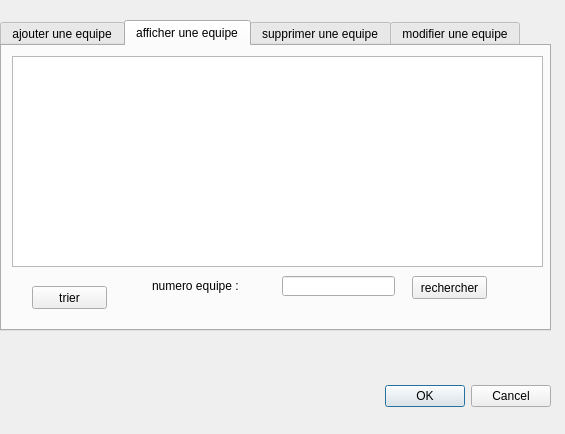
<?xml version="1.0" encoding="UTF-8"?>
<ui version="4.0">
 <class>gestion_des_equipes</class>
 <widget class="QDialog" name="gestion_des_equipes">
  <property name="geometry">
   <rect>
    <x>0</x>
    <y>0</y>
    <width>565</width>
    <height>434</height>
   </rect>
  </property>
  <property name="windowTitle">
   <string>Dialog</string>
  </property>
  <widget class="QDialogButtonBox" name="buttonBox">
   <property name="geometry">
    <rect>
     <x>210</x>
     <y>380</y>
     <width>341</width>
     <height>32</height>
    </rect>
   </property>
   <property name="orientation">
    <enum>Qt::Horizontal</enum>
   </property>
   <property name="standardButtons">
    <set>QDialogButtonBox::Cancel|QDialogButtonBox::Ok</set>
   </property>
  </widget>
  <widget class="QLabel" name="label">
   <property name="geometry">
    <rect>
     <x>0</x>
     <y>0</y>
     <width>561</width>
     <height>431</height>
    </rect>
   </property>
   <property name="text">
    <string/>
   </property>
   <property name="pixmap">
    <pixmap>../wael/mg_8912.jpg</pixmap>
   </property>
  </widget>
  <widget class="QTabWidget" name="tabWidget">
   <property name="geometry">
    <rect>
     <x>0</x>
     <y>20</y>
     <width>551</width>
     <height>311</height>
    </rect>
   </property>
   <property name="currentIndex">
    <number>1</number>
   </property>
   <widget class="QWidget" name="tab">
    <attribute name="title">
     <string>ajouter une equipe</string>
    </attribute>
    <widget class="QLabel" name="label_5">
     <property name="geometry">
      <rect>
       <x>40</x>
       <y>110</y>
       <width>81</width>
       <height>20</height>
      </rect>
     </property>
     <property name="text">
      <string>ID_P</string>
     </property>
    </widget>
    <widget class="QLabel" name="label_2">
     <property name="geometry">
      <rect>
       <x>40</x>
       <y>20</y>
       <width>101</width>
       <height>20</height>
      </rect>
     </property>
     <property name="text">
      <string>numero equipe :</string>
     </property>
    </widget>
    <widget class="QLabel" name="label_3">
     <property name="geometry">
      <rect>
       <x>40</x>
       <y>50</y>
       <width>111</width>
       <height>20</height>
      </rect>
     </property>
     <property name="text">
      <string>responsable equipe :</string>
     </property>
    </widget>
    <widget class="QPushButton" name="pushButton_8">
     <property name="geometry">
      <rect>
       <x>440</x>
       <y>240</y>
       <width>91</width>
       <height>31</height>
      </rect>
     </property>
     <property name="font">
      <font>
       <pointsize>11</pointsize>
      </font>
     </property>
     <property name="text">
      <string>Confirmer</string>
     </property>
    </widget>
    <widget class="QLabel" name="label_4">
     <property name="geometry">
      <rect>
       <x>40</x>
       <y>80</y>
       <width>111</width>
       <height>20</height>
      </rect>
     </property>
     <property name="text">
      <string>nature de l''equipe :</string>
     </property>
    </widget>
    <widget class="QLineEdit" name="lineEdit">
     <property name="geometry">
      <rect>
       <x>200</x>
       <y>20</y>
       <width>113</width>
       <height>20</height>
      </rect>
     </property>
    </widget>
    <widget class="QLineEdit" name="lineEdit_2">
     <property name="geometry">
      <rect>
       <x>200</x>
       <y>50</y>
       <width>113</width>
       <height>20</height>
      </rect>
     </property>
    </widget>
    <widget class="QLineEdit" name="lineEdit_3">
     <property name="geometry">
      <rect>
       <x>200</x>
       <y>80</y>
       <width>113</width>
       <height>20</height>
      </rect>
     </property>
    </widget>
    <widget class="QLineEdit" name="lineEdit_4">
     <property name="geometry">
      <rect>
       <x>200</x>
       <y>110</y>
       <width>113</width>
       <height>20</height>
      </rect>
     </property>
    </widget>
    <zorder>label_2</zorder>
    <zorder>label_5</zorder>
    <zorder>pushButton_8</zorder>
    <zorder>label_4</zorder>
    <zorder>label_3</zorder>
    <zorder>lineEdit</zorder>
    <zorder>lineEdit_2</zorder>
    <zorder>lineEdit_3</zorder>
    <zorder>lineEdit_4</zorder>
   </widget>
   <widget class="QWidget" name="tab_2">
    <attribute name="title">
     <string>afficher une equipe</string>
    </attribute>
    <widget class="QTableView" name="tabequipe">
     <property name="geometry">
      <rect>
       <x>10</x>
       <y>10</y>
       <width>531</width>
       <height>211</height>
      </rect>
     </property>
    </widget>
    <widget class="QPushButton" name="pushButton">
     <property name="geometry">
      <rect>
       <x>410</x>
       <y>230</y>
       <width>75</width>
       <height>23</height>
      </rect>
     </property>
     <property name="text">
      <string>rechercher</string>
     </property>
    </widget>
    <widget class="QLineEdit" name="lineEdit_5">
     <property name="geometry">
      <rect>
       <x>280</x>
       <y>230</y>
       <width>113</width>
       <height>20</height>
      </rect>
     </property>
    </widget>
    <widget class="QLabel" name="label_6">
     <property name="geometry">
      <rect>
       <x>150</x>
       <y>230</y>
       <width>111</width>
       <height>20</height>
      </rect>
     </property>
     <property name="text">
      <string>numero equipe :</string>
     </property>
    </widget>
    <widget class="QPushButton" name="pushButton_2">
     <property name="geometry">
      <rect>
       <x>30</x>
       <y>240</y>
       <width>75</width>
       <height>23</height>
      </rect>
     </property>
     <property name="text">
      <string>trier</string>
     </property>
    </widget>
   </widget>
   <widget class="QWidget" name="tab_3">
    <attribute name="title">
     <string>supprimer une equipe</string>
    </attribute>
    <widget class="QLabel" name="label_7">
     <property name="geometry">
      <rect>
       <x>100</x>
       <y>110</y>
       <width>101</width>
       <height>20</height>
      </rect>
     </property>
     <property name="text">
      <string>numero equipe :</string>
     </property>
    </widget>
    <widget class="QLineEdit" name="lineEdit_9">
     <property name="geometry">
      <rect>
       <x>220</x>
       <y>110</y>
       <width>113</width>
       <height>20</height>
      </rect>
     </property>
    </widget>
    <widget class="QPushButton" name="pushButton_10">
     <property name="geometry">
      <rect>
       <x>390</x>
       <y>150</y>
       <width>91</width>
       <height>31</height>
      </rect>
     </property>
     <property name="font">
      <font>
       <pointsize>11</pointsize>
      </font>
     </property>
     <property name="text">
      <string>supprimer</string>
     </property>
    </widget>
   </widget>
   <widget class="QWidget" name="tab_4">
    <attribute name="title">
     <string>modifier une equipe</string>
    </attribute>
    <widget class="QPushButton" name="pushButton_11">
     <property name="geometry">
      <rect>
       <x>380</x>
       <y>160</y>
       <width>91</width>
       <height>31</height>
      </rect>
     </property>
     <property name="font">
      <font>
       <pointsize>11</pointsize>
      </font>
     </property>
     <property name="text">
      <string>modifier</string>
     </property>
    </widget>
    <widget class="QLabel" name="label_13">
     <property name="geometry">
      <rect>
       <x>90</x>
       <y>30</y>
       <width>101</width>
       <height>20</height>
      </rect>
     </property>
     <property name="text">
      <string>numero equipe :</string>
     </property>
    </widget>
    <widget class="QLineEdit" name="lineEdit_12">
     <property name="geometry">
      <rect>
       <x>250</x>
       <y>30</y>
       <width>113</width>
       <height>20</height>
      </rect>
     </property>
    </widget>
    <widget class="QLabel" name="label_14">
     <property name="geometry">
      <rect>
       <x>90</x>
       <y>120</y>
       <width>81</width>
       <height>20</height>
      </rect>
     </property>
     <property name="text">
      <string>ID_P</string>
     </property>
    </widget>
    <widget class="QLineEdit" name="lineEdit_13">
     <property name="geometry">
      <rect>
       <x>250</x>
       <y>60</y>
       <width>113</width>
       <height>20</height>
      </rect>
     </property>
    </widget>
    <widget class="QLabel" name="label_15">
     <property name="geometry">
      <rect>
       <x>90</x>
       <y>90</y>
       <width>111</width>
       <height>20</height>
      </rect>
     </property>
     <property name="text">
      <string>nature de l''equipe :</string>
     </property>
    </widget>
    <widget class="QLineEdit" name="lineEdit_14">
     <property name="geometry">
      <rect>
       <x>250</x>
       <y>90</y>
       <width>113</width>
       <height>20</height>
      </rect>
     </property>
    </widget>
    <widget class="QLabel" name="label_16">
     <property name="geometry">
      <rect>
       <x>90</x>
       <y>60</y>
       <width>111</width>
       <height>20</height>
      </rect>
     </property>
     <property name="text">
      <string>responsable equipe :</string>
     </property>
    </widget>
    <widget class="QLineEdit" name="lineEdit_15">
     <property name="geometry">
      <rect>
       <x>250</x>
       <y>120</y>
       <width>113</width>
       <height>20</height>
      </rect>
     </property>
    </widget>
   </widget>
  </widget>
  <zorder>label</zorder>
  <zorder>tabWidget</zorder>
  <zorder>buttonBox</zorder>
 </widget>
 <resources/>
 <connections>
  <connection>
   <sender>buttonBox</sender>
   <signal>accepted()</signal>
   <receiver>gestion_des_equipes</receiver>
   <slot>accept()</slot>
   <hints>
    <hint type="sourcelabel">
     <x>248</x>
     <y>254</y>
    </hint>
    <hint type="destinationlabel">
     <x>157</x>
     <y>274</y>
    </hint>
   </hints>
  </connection>
  <connection>
   <sender>buttonBox</sender>
   <signal>rejected()</signal>
   <receiver>gestion_des_equipes</receiver>
   <slot>reject()</slot>
   <hints>
    <hint type="sourcelabel">
     <x>316</x>
     <y>260</y>
    </hint>
    <hint type="destinationlabel">
     <x>286</x>
     <y>274</y>
    </hint>
   </hints>
  </connection>
 </connections>
</ui>
